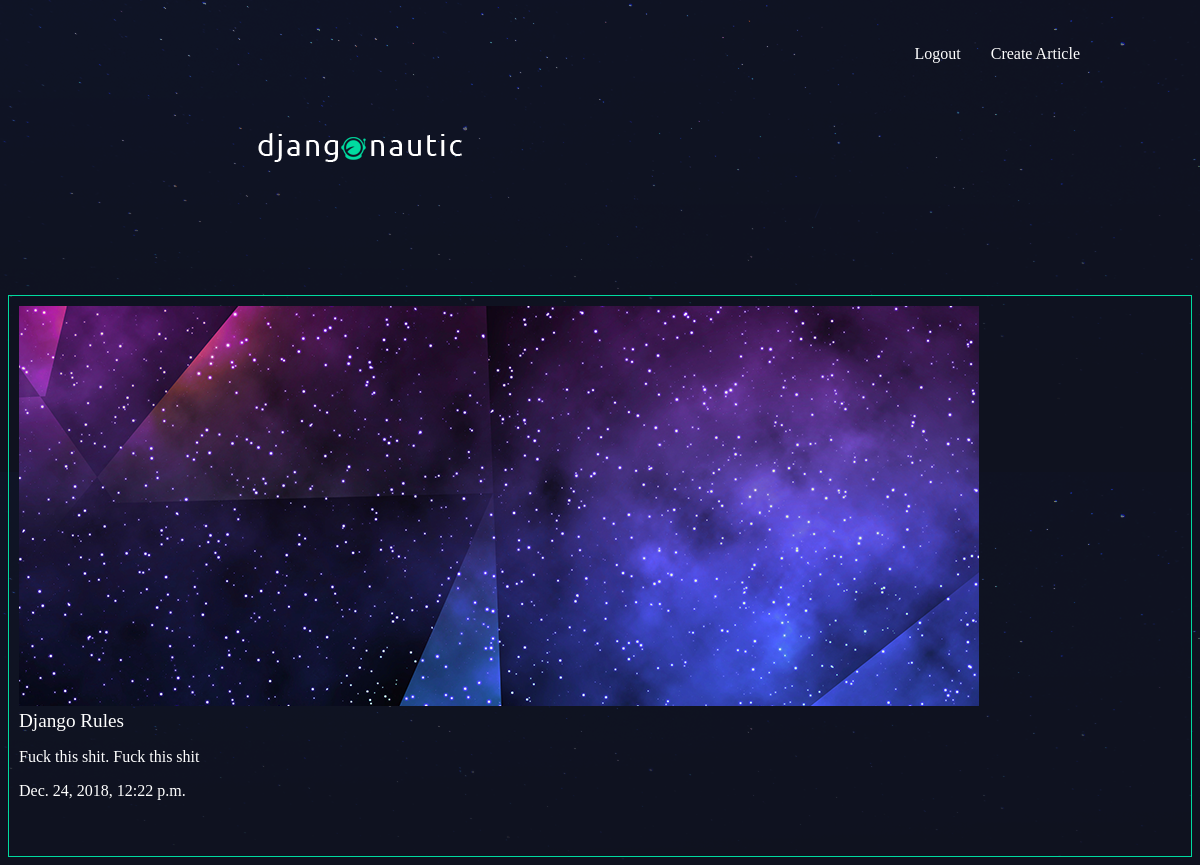
The app's page /articles/django-rules (signed in) with its own data.
### articles/models.py (models this page shows, shortened)
class Article(models.Model):
	title = models.CharField(max_length=100)
	slug = models.SlugField()
	body = models.TextField()
	date = models.DateTimeField(auto_now_add=True)
	task = models.TextField()
	thumb = models.ImageField(default='default.png',blank=True)
	author = models.ForeignKey(User,default=None,on_delete=models.CASCADE,)

### articles/views.py (the view)
# urls.py: path('<slug:title>',views.article_detail,name="detail"),
@login_required(login_url='accounts:login')
def article_detail(request,title):
	article  = Article.objects.get(slug=title)
	return render(request,'articles/article_detail.html',{'article':article})

### articles/templates/articles/article_detail.html
{% extends 'base_layout.html' %}
{% block content %}
<div class="article_detail">
	<div class="article">
		<img src="{{article.thumb.url}}" />
		<h2>{{ article.title }}</h2>
		<p>{{ article.body }}</p>
		<p>{{ article.date }}</p>
	</div>
</div>
{% endblock %}

### assets/style.css (style rules this page uses)
body { background-color: #0f121f; background-image: url(stars.png); background-repeat-y: no-repeat; color: #fff; }
body * { font-family: Ubuntu; }
h1, h2, h3, h4, h5 { font-weight: normal; margin: 0; }
.article { padding: 10px; border: 1px solid #00dba0; position: relative; padding-bottom: 40px; }
.article h2 { font-size: 1.2em; }

### records on screen
Article: thumb (picture), title "Django Rules", body "Fuck this shit. Fuck this shit", date "Dec. 24, 2018, 12:22 p.m."
